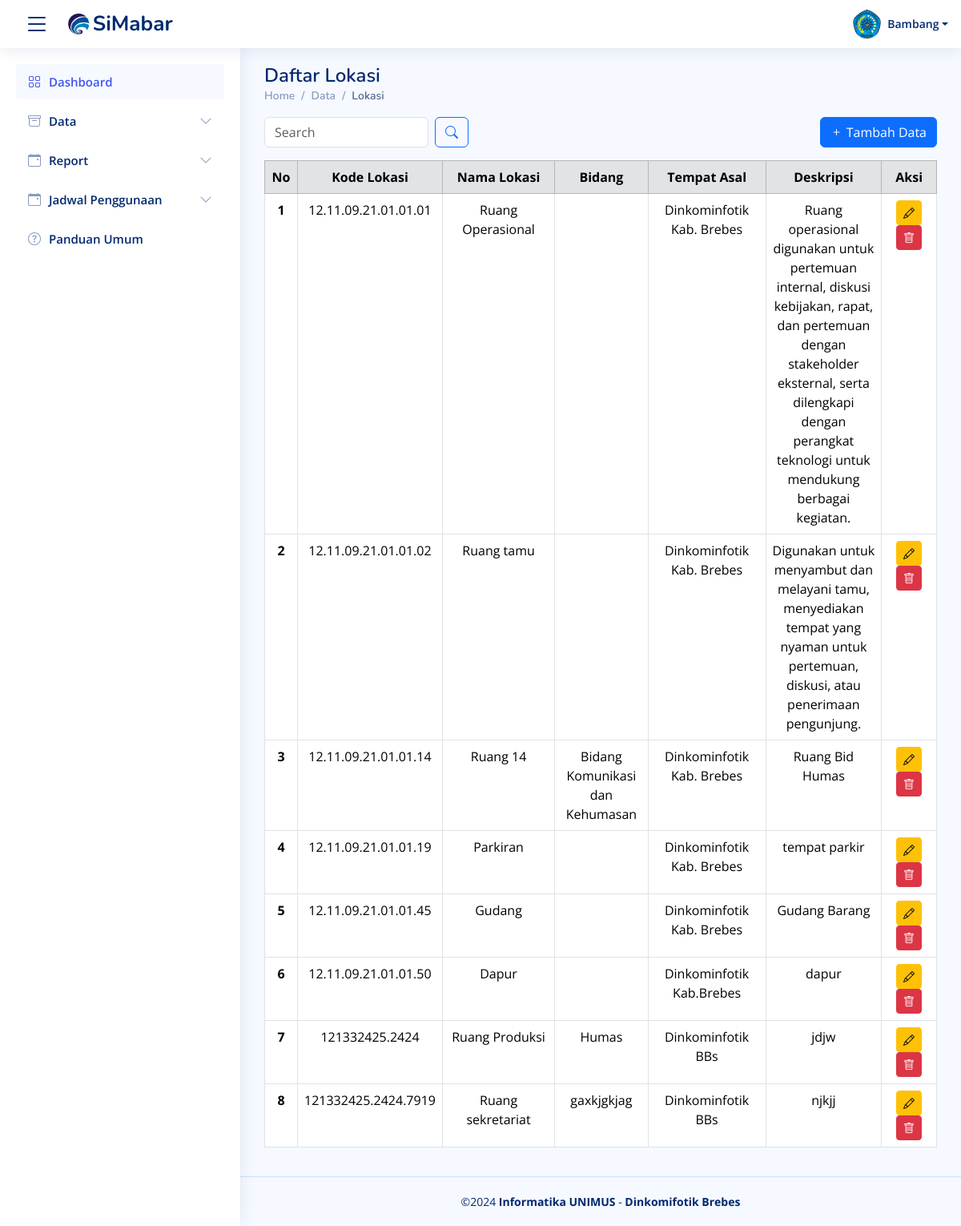
Page /lokasi.php on the earlier database version.
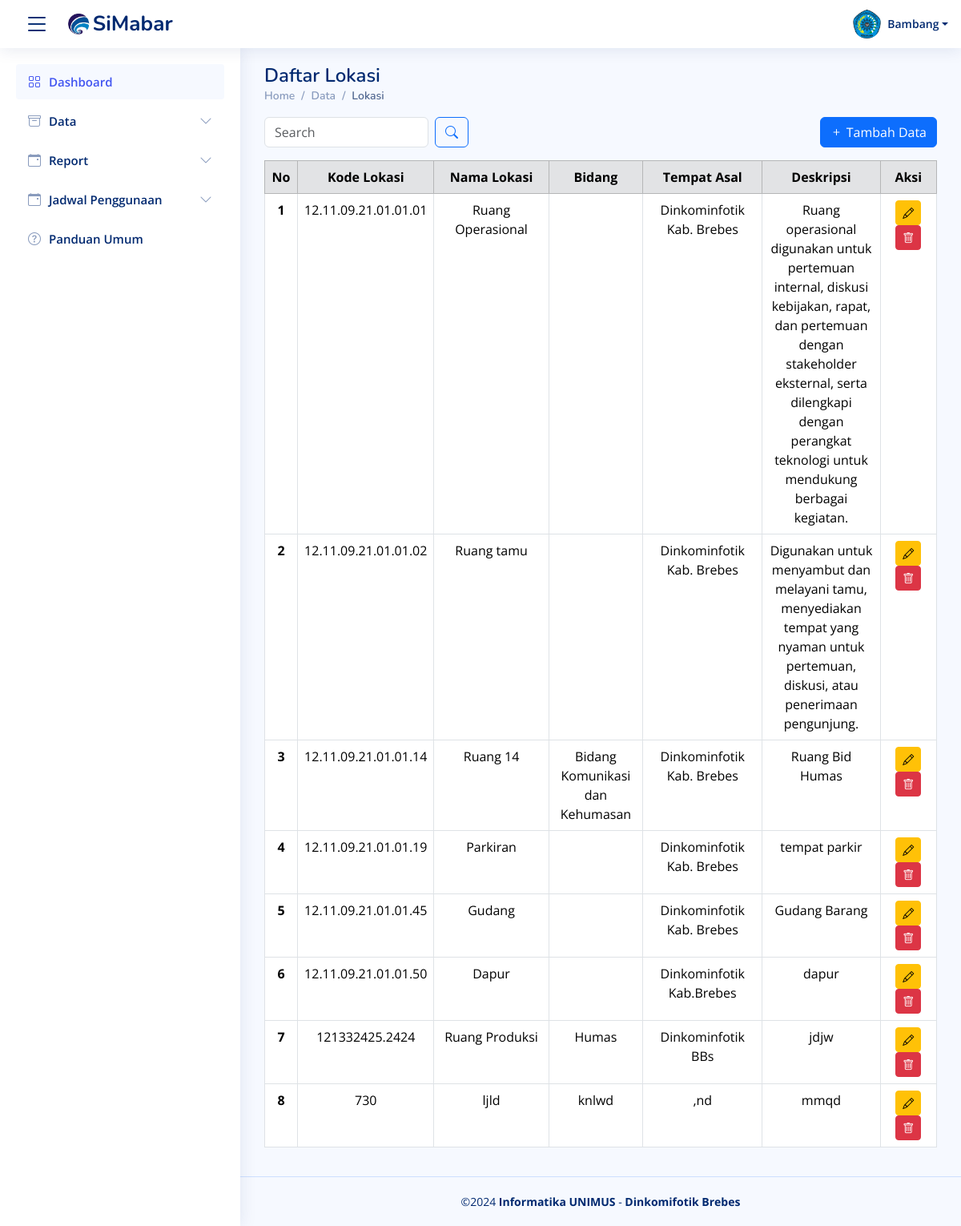
Same page on the later database version.
### tables this page shows
CREATE TABLE `lokasi` (
  `id_lokasi` varchar(50) NOT NULL,
  `nama_lokasi` varchar(100) NOT NULL,
  `bid_lokasi` varchar(50) DEFAULT NULL,
  `tempat_lokasi` varchar(100) DEFAULT NULL,
  `kategori_lokasi` varchar(50) DEFAULT NULL,
  `desk_lokasi` text DEFAULT NULL
);

### lokasi.php (the view, shortened to what this page needs)
<?php
include('koneksi/koneksi.php');
$query = isset($_POST['query']) ? mysqli_real_escape_string($conn, $_POST['query']) : '';
$rows_per_page = 10;
$page = isset($_GET['page']) ? intval($_GET['page']) : 1;
$offset = ($page - 1) * $rows_per_page;
$sql = "SELECT * FROM lokasi WHERE nama_lokasi LIKE '%$query%' OR id_lokasi LIKE '%$query%' LIMIT $offset, $rows_per_page";
$result = mysqli_query($conn, $sql);
?>
<?php include("component/header.php"); ?>
<main id="main" class="main">
  <div class="pagetitle">
    <h1>Daftar Lokasi</h1>
    <nav>
      <ol class="breadcrumb">
        <li class="breadcrumb-item"><a href="index.html">Home</a></li>
        <li class="breadcrumb-item">Data</li>
        <li class="breadcrumb-item active">Lokasi</li>
      </ol>
    </nav>
  </div>
  <div class="d-flex justify-content-between align-items-center mb-3">
    <form class="search-form d-flex align-items-center" method="POST" action="">
      <input type="text" name="query" placeholder="Search" title="Enter search keyword" class="form-control me-2" value="<?php echo htmlspecialchars($query); ?>">
      <button type="submit" title="Search" class="btn btn-outline-primary"><i class="bi bi-search"></i></button>
    </form>
    <a href="frm_tambah_lokasi.php" class="btn btn-primary">
      <i class="bi bi-plus"></i> Tambah Data
    </a>
  </div>
  <table class="table table-bordered">
    <thead class="table-secondary text-center">
      <tr>
        <th scope="col" style="width: 5%;">No</th>
        <th scope="col" style="width: 10%;">Kode Lokasi</th>
        <th scope="col" style="width: 20%;">Nama Lokasi</th>
        <th scope="col" style="width: 15%;">Bidang</th>
        <th scope="col" style="width: 20%;">Tempat Asal</th>
        <th scope="col" style="width: 20%;">Deskripsi</th>
        <th scope="col" style="width: 10%;">Aksi</th>
      </tr>
    </thead>
    <tbody>
    <?php
$no = $offset + 1;
while ($row = mysqli_fetch_assoc($result)) {
  echo "<tr class='text-center'>";
  echo "<th scope='row'>{$no}</th>";
  echo "<td>{$row['id_lokasi']}</td>";
  echo "<td>{$row['nama_lokasi']}</td>";
  echo "<td>{$row['bid_lokasi']}</td>";
  echo "<td>{$row['tempat_lokasi']}</td>";
  echo "<td>{$row['desk_lokasi']}</td>";
  echo "<td>
          <a href='frm_edit_lokasi.php?id_lokasi={$row['id_lokasi']}' class='btn btn-warning btn-sm' title='Edit'>
            <i class='bi bi-pencil'></i>
          </a>
          <button class='btn btn-danger btn-sm btn-hapus' data-id_lokasi='{$row['id_lokasi']}' title='Hapus'>
            <i class='bi bi-trash'></i>
          </button>
        </td>";
  echo "</tr>";
  $no++;
}
?>
    </tbody>
  </table>
</main>
<?php include("component/footer.php"); ?>

Differences in the rows shown:
removed lokasi: id_lokasi "121332425.2424.7919", nama_lokasi "Ruang sekretariat", bid_lokasi "gaxkjgkjag", tempat_lokasi "Dinkominfotik BBs", desk_lokasi "njkjj"
added lokasi: id_lokasi "730", nama_lokasi "ljld", bid_lokasi "knlwd", tempat_lokasi ",nd", desk_lokasi "mmqd"
